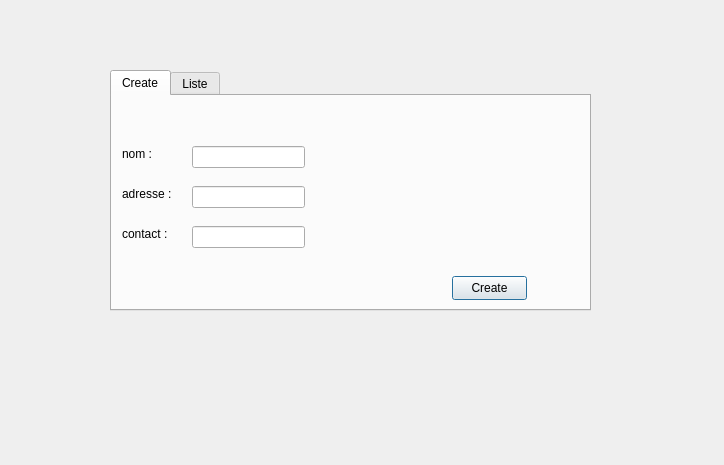
<?xml version="1.0" encoding="UTF-8"?>
<ui version="4.0">
 <class>clientwindow</class>
 <widget class="QDialog" name="clientwindow">
  <property name="geometry">
   <rect>
    <x>0</x>
    <y>0</y>
    <width>724</width>
    <height>465</height>
   </rect>
  </property>
  <property name="windowTitle">
   <string>Dialog</string>
  </property>
  <widget class="QTabWidget" name="tabWidget">
   <property name="geometry">
    <rect>
     <x>110</x>
     <y>70</y>
     <width>481</width>
     <height>241</height>
    </rect>
   </property>
   <property name="currentIndex">
    <number>0</number>
   </property>
   <widget class="QWidget" name="tab">
    <attribute name="title">
     <string>Create</string>
    </attribute>
    <widget class="QLineEdit" name="nomTF">
     <property name="geometry">
      <rect>
       <x>80</x>
       <y>50</y>
       <width>113</width>
       <height>22</height>
      </rect>
     </property>
    </widget>
    <widget class="QLineEdit" name="adresseTF">
     <property name="geometry">
      <rect>
       <x>80</x>
       <y>90</y>
       <width>113</width>
       <height>22</height>
      </rect>
     </property>
    </widget>
    <widget class="QLineEdit" name="contactTF">
     <property name="geometry">
      <rect>
       <x>80</x>
       <y>130</y>
       <width>113</width>
       <height>22</height>
      </rect>
     </property>
    </widget>
    <widget class="QLabel" name="label">
     <property name="geometry">
      <rect>
       <x>10</x>
       <y>50</y>
       <width>49</width>
       <height>16</height>
      </rect>
     </property>
     <property name="text">
      <string>nom :</string>
     </property>
    </widget>
    <widget class="QLabel" name="label_2">
     <property name="geometry">
      <rect>
       <x>10</x>
       <y>90</y>
       <width>49</width>
       <height>16</height>
      </rect>
     </property>
     <property name="text">
      <string>adresse :</string>
     </property>
    </widget>
    <widget class="QLabel" name="label_3">
     <property name="geometry">
      <rect>
       <x>10</x>
       <y>130</y>
       <width>49</width>
       <height>16</height>
      </rect>
     </property>
     <property name="text">
      <string>contact :</string>
     </property>
    </widget>
    <widget class="QPushButton" name="createButton">
     <property name="geometry">
      <rect>
       <x>340</x>
       <y>180</y>
       <width>75</width>
       <height>24</height>
      </rect>
     </property>
     <property name="text">
      <string>Create</string>
     </property>
    </widget>
   </widget>
   <widget class="QWidget" name="tab2">
    <attribute name="title">
     <string>Liste</string>
    </attribute>
   </widget>
  </widget>
 </widget>
 <resources/>
 <connections/>
</ui>
